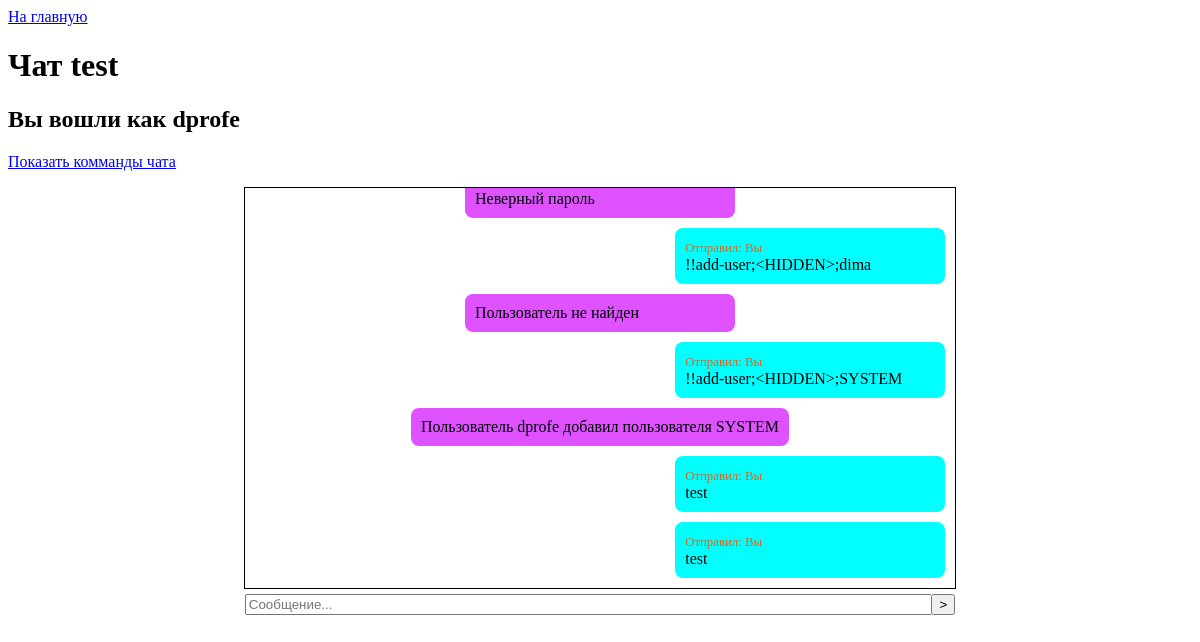
Screenshot of /chat/3 (signed in) with the database file from the repository.
### tables this page shows
CREATE TABLE chats (
                Id INTEGER PRIMARY KEY AUTOINCREMENT NOT NULL,
                Name NVARCHAR(100) NOT NULL,
                Password_for_commands NVARCHAR(100) NOT NULL,
                Token NVARCHAR(100) NOT NULL UNIQUE
            );

CREATE TABLE users (
                Login NVARCHAR(100) PRIMARY KEY NOT NULL,
                Password NVARCHAR(100) NOT NULL,
                Keyword NVARCHAR(100) NOT NULL,
                Token NVARCHAR(100) NOT NULL UNIQUE
            );

CREATE TABLE messages (
                Login_from NVARCHAR(100) NOT NULL,
                Message NVARCHAR(100000),
                Time REAL NOT NULL UNIQUE PRIMARY KEY,
                Chat_id INTEGER NOT NULL,
                Answer_to REAL NULL,
                FOREIGN KEY (Answer_to) REFERENCES messages (Answer_to),
                FOREIGN KEY (Login_from) REFERENCES users (Login) ON DELETE CASCADE ON UPDATE CASCADE,
                FOREIGN KEY (Chat_id) REFERENCES chats (Id) ON DELETE CASCADE ON UPDATE CASCADE
            );

### app.py (the view, shortened to what this page needs)
@app.route('/chat/<id_>')
def chat(id_):
    curr_user = User.get_from_cookies(request)
    if curr_user is None:
        flash('Войдите в аккаунт, чтобы общаться', 'error')
        return redirect('/')
    curr_chat = Chat.from_id(id_)
    if curr_chat is None:
        flash('Чат не найден в базе данных', 'error')
        return redirect('/')
    if curr_user.login not in curr_chat.members:
        if curr_user.login != 'SYSTEM':
            flash('Вступите в чат, чтобы просмотреть его', 'error')
            return redirect('/')
    messages = Message.get_messages_from_chat(curr_chat.id)
    messages.sort(key=lambda i: i.time)
    dialog = 'DIALOG_BETWEEN' in curr_chat.name
    return render_template('chat.html', user=curr_user, messages=messages, chat=curr_chat, dialog=dialog)

### base_unit.py (called while the page is built)
    @staticmethod
    def connect_to_db():
        BaseUnit.create_tables()
        db_conn = connector.connect(**BaseUnit.db_data)
        return db_conn

### chat.py (called while the page is built)
    @property
    def show_name(self):
        if self.__show_name is None:
            return self.name
        return self.__show_name

    @show_name.setter
    def show_name(self, new_val):
        self.__show_name = new_val

    @staticmethod
    def from_id(id_: int):
        if id_ is None:
            return None
        try:
            db_conn = Chat.connect_to_db()
            cur = db_conn.cursor()
            cur.execute(f'''
                SELECT * FROM chats WHERE Id = {id_}
            ''')
            ch_name, ch_pass, ch_token = cur.fetchall()[0][1:]
            cur.execute(f'''
                SELECT * FROM chat_members WHERE ChatId = {id_}
            ''')
            ch_members = [i[1] for i in cur.fetchall()]
            return Chat(id_, ch_name, ch_members, ch_pass, ch_token)
        except BaseException as e:
            print(e.args)
            return None

### message.py (called while the page is built)
    def get_html(self, for_: User):
        res = ''
        if self.from_.login != 'SYSTEM':
            sender = self.from_.login
            if sender == for_.login:
                sender = 'Вы'
            res += f'<span class="message-sender">Отправил: {sender}</span><br/>'
        answered = Message.find_by_time(self.answer_to)
        if answered is not None:
            res += f'<div class="answered">{answered.get_html(for_)}</div>'
        if self.from_.login == 'SYSTEM':
            res += f'''<span>{self.text.replace('""', '"')}</span>'''
        else:
            res += jinja2.Template('<span>{{ text | escape }}</span>').render(text=self.text.replace('""', '"'))
        return res

    @staticmethod
    def find_by_time(time_: float):
        db_conn = Message.connect_to_db()
        cur = db_conn.cursor()
        cur.execute(f"SELECT * FROM messages WHERE Time = {time_!r}")
        res = None
        for i in cur.fetchall():
            res = Message(User.find_by_login(i[0]), *i[1:])
        return res

    @staticmethod
    def get_messages_from_chat(chat_id):
        db_conn = Message.connect_to_db()
        cur = db_conn.cursor()
        cur.execute(f"SELECT * FROM messages WHERE Chat_id = {chat_id}")
        res = []
        for i in cur.fetchall():
            res.append(Message(User.find_by_login(i[0]), i[1], i[2], i[3], i[4]))
        return res

### user.py (called while the page is built)
    def __eq__(self, other):
        return self.login == other.login

### templates/chat.html (shortened to what this page needs)
{% extends 'base.html' %}
{% block content -%}
    {% if dialog -%}
        <h1>{{ chat.show_name }}</h1>
    {%- else -%}
        <h1>Чат {{ chat.show_name }}</h1>
    {%- endif -%}
    <h2>Вы вошли как {{ user.login }}</h2>
    {% if not dialog %}
        <p id="hidden-p"><a href="javascript:show_commands()">Показать комманды чата</a></p>
    {% else %}
        <p>Чтобы удалить диалог введите "!!remove-chat;", чтобы очистить - "!!clear-chat;", а чтобы покинуть - "!!leave"</p>
    {% endif %}
    {% include 'messages-div.html' %}
    <form class="form-message" method="post" action="/send-message-to-chat/{{ chat.id }}" onsubmit="stop_updating()">
        <div style="display: table; width: 100%">
            <span style="display: table-cell; width: 100%; overflow: hidden">
                <input style="width: 100%;" type="text" name="message" placeholder="Сообщение..." required autocomplete="off"/>
            </span>
            <input style="display: table-cell" type="submit" value=">" class="btn-send-message" autocomplete="off" />
        </div>
    </form>
{% endblock %}

### templates/messages-div.html (shortened to what this page needs)
<div class="messages-container">
    {% for i in messages %}
        <div class="message message-{{ 'sended' if i.from_ == user else ('system' if i.from_.login == 'SYSTEM' else 'recved') }}">
            {{ i.get_html(user) | safe }}
        </div>
    {% endfor %}
</div>

### static/style.css (style rules this page uses)
.message { min-width: 250px; max-width: 500px; width: fit-content; min-height: 10px; height: fit-content; border-radius: 8px; padding: 10px; margin: 10px; }
.message-sended { background-color: aqua; margin-left: auto; }
.message-system { margin-left: auto; margin-right: auto; background-color: #de52ff; }
.messages-container { width: 60%; border: 1px solid black; margin-left: auto; margin-right: auto; overflow-y: scroll; overflow-x: hidden; max-height: 400px; }
.form-message { margin-right: auto; margin-left: auto; width: 60%; margin-top: 5px; }
.message-sender { font-size: 0.8em; margin: 0; color: chocolate; }

### rows the page displays
chats: show_name "test"
users: login "dprofe"
messages: get_html "Неверный пароль"
messages: get_html "Отправил: Вы !!add-user;<HIDDEN>;dima"
messages: get_html "Пользователь не найден"
messages: get_html "Отправил: Вы !!add-user;<HIDDEN>;SYSTEM"
messages: get_html "Пользователь dprofe добавил пользователя SYSTEM"
messages: get_html "Отправил: Вы test"
messages: get_html "Отправил: Вы test"
